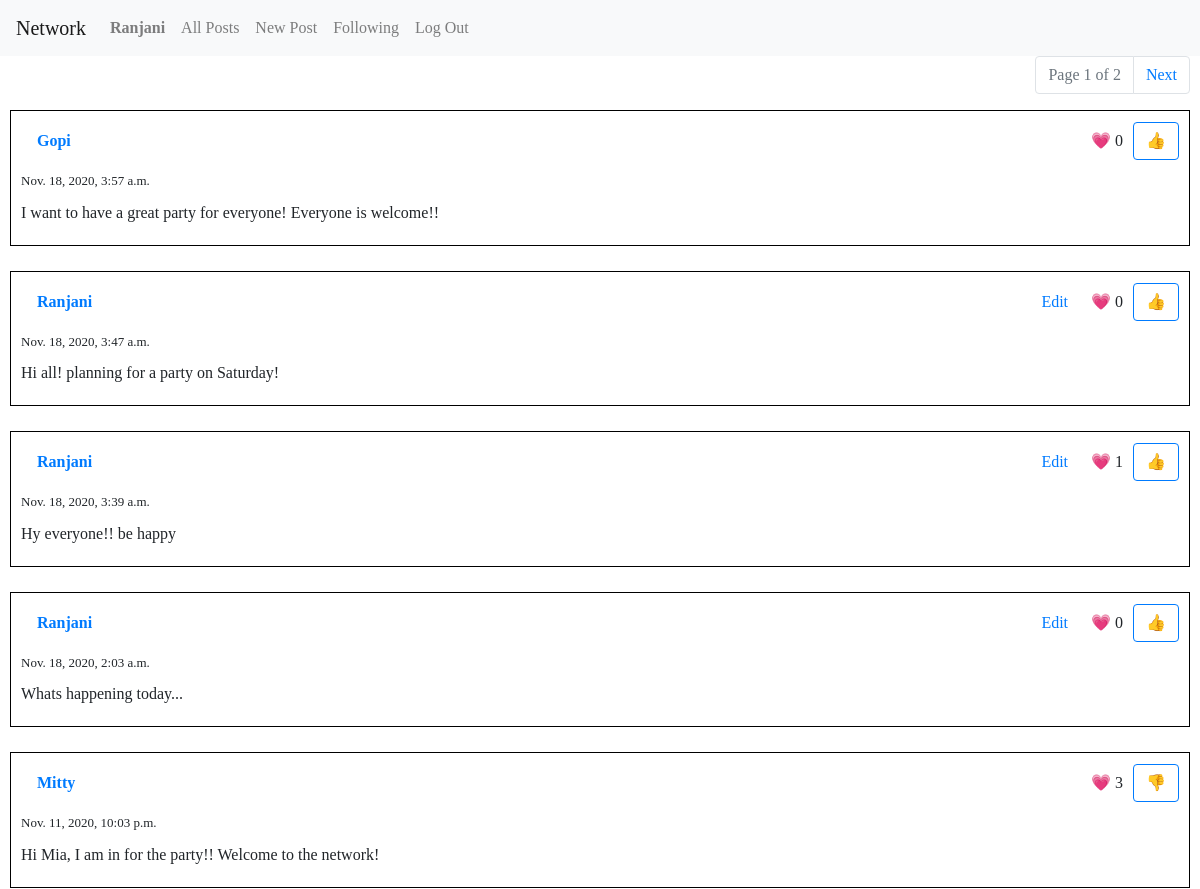
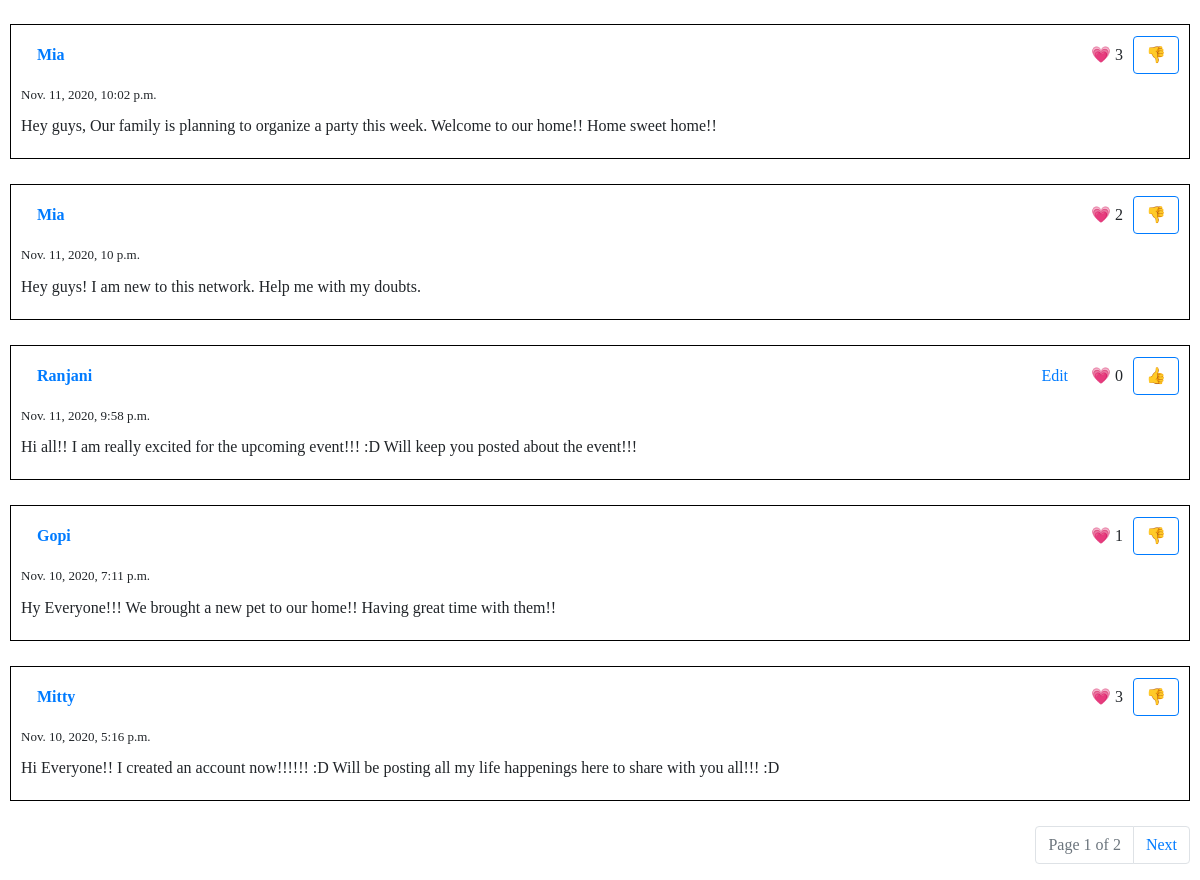
/ (signed in), run on the app's committed database (2 pictures, top to bottom).
### network/models.py (models this page shows, shortened)
class User(AbstractUser):
    pass

class Posts(models.Model):
    creator = models.ForeignKey(User,on_delete=models.SET_NULL, null=True, blank=True, related_name="posts")
    content = models.TextField(max_length=500)
    created = models.DateTimeField(default=timezone.now)

### network/views.py (the view)
# urls.py: path("", views.index, name="index"),
def index(request):
    posts = Posts.objects.all().order_by(POSTS_ORDER)
    return render(request, "network/index.html", {
        "all_posts": get_posts_in_page(request, posts)
    })

### network/templatetags/network_filters.py (called while the page is built)
@register.filter
def user_likes(likes, user):
    return any(like.liker == user for like in likes.all())

### network/views.py (called while the page is built)
def get_posts_in_page(request, posts):
    paginator = Paginator(posts, 10)
    page = request.GET.get('page')
    return paginator.get_page(page)

### network/templates/network/index.html
{% extends "network/layout.html" %}
{% block body %}
{% include "network/all_posts.html" %}
{% endblock %}

### network/templates/network/layout.html (shortened to what this page needs)
{% load static %}
<!DOCTYPE html>
<html lang="en">
    <head>
        <link rel="stylesheet" href="https://cdn.jsdelivr.net/npm/bootstrap@4.5.3/dist/css/bootstrap.min.css">
        <link href="{% static 'network/styles.css' %}" rel="stylesheet">
    </head>
    <body>
        <nav class="navbar navbar-expand-lg navbar-light bg-light">
            <a class="navbar-brand" href="/">Network</a>
            <div>
              <ul class="navbar-nav mr-auto">
                {% if user.is_authenticated %}
                    <li class="nav-item">
                        <a class="nav-link" href="{% url 'profile' user.id %}"><strong>{{ user.username }}</strong></a>
                    </li>
                {% endif %}
                <li class="nav-item">
                  <a class="nav-link" href="{% url 'index'  %}">All Posts</a>
                </li>
                {% if user.is_authenticated %}
                    <li class="nav-item">
                        <a class="nav-link" href="{% url 'new' %}">New Post</a>
                    </li>
                    <li class="nav-item">
                        <a class="nav-link" href="{% url 'following' %}">Following</a>
                    </li>
                    <li class="nav-item">
                        <a class="nav-link" href="{% url 'logout' %}">Log Out</a>
                    </li>
                {% endif %}
              </ul>
            </div>
          </nav>
        <div class="body">
            {% block body %}
            {% endblock %}
        </div>
    </body>
</html>

### network/templates/network/all_posts.html (shortened to what this page needs)
{% include "network/pagination.html" %}
{% load static %}
{% load network_filters %}
{% for post in all_posts %}
    <div class="post" id="post-{{ post.id }}">
        <div class="creator">
            <a class="nav-link" href="{% url 'profile' post.creator.id %}">
                {{ post.creator }}
            </a>
        </div>
        {% if user.id is post.creator.id %}
            <button type="button" class="btn btn-link edit-button" onclick="editPost({{ post.id }})">Edit</button>
        {% endif %}
        <div class="like-count">
            &#128151; <span id="post-like-count-{{ post.id }}">{{ post.likes.count }}</span>
        </div>
        {% if user.is_authenticated %}
            {% with liked=post.likes|user_likes:user up_button="&#128077;" down_button="&#128078;" %}
                <button type="button" class="btn btn-outline-primary like-button"
                        onclick="toggleLike(this, {{ post.id }}, {{ liked|yesno:"true,false" }})"
                        data-up-button="{{ up_button }}"
                        data-down-button="{{ down_button }}"
                >
                    {% if liked %}
                        {{ down_button }}
                    {% else %}
                        {{ up_button }}
                    {% endif %}
                </button>
            {% endwith %}
        {% endif %}
        <div class="created-time">
            {{ post.created }}
        </div>
        <div class="content">
            {{ post.content }}
        </div>
    </div>
{% endfor %}
{% include "network/pagination.html" %}

### network/static/network/styles.css (style rules this page uses)
body { font-family: "Comic Sans MS", cursive; }
.body { margin: 0 10px; }
.post { border: 1px solid black; padding: 10px; margin-bottom: 25px; display: grid; grid-template-areas: "creator edit-button like-count like-button" "created-time created-time created-time created-time" "content content content content" "edit-content edit-content edit-content edit-content"; grid-template-columns: 1fr auto auto auto; grid-gap: 10px; align-items: baseline; }
.post .edit-button { grid-area: edit-button; }
.post .like-count { grid-area: like-count; }
.post .like-button { grid-area: like-button; }
.post .creator { grid-area: creator; font-weight: bold; }
.post .created-time { grid-area: created-time; font-size: small; }
.post .content { grid-area: content; }

### data on the page
User: username "Ranjani"
Posts: creator "Gopi", likes.count "0", up_button "👍", created "Nov. 18, 2020, 3:57 a.m.", content "I want to have a great party for everyone! Everyone is welcome!!"
Posts: creator "Ranjani", likes.count "0", up_button "👍", created "Nov. 18, 2020, 3:47 a.m.", content "Hi all! planning for a party on Saturday!"
Posts: creator "Ranjani", likes.count "1", up_button "👍", created "Nov. 18, 2020, 3:39 a.m.", content "Hy everyone!! be happy"
Posts: creator "Ranjani", likes.count "0", up_button "👍", created "Nov. 18, 2020, 2:03 a.m.", content "Whats happening today..."
Posts: creator "Mitty", likes.count "3", down_button "👎", created "Nov. 11, 2020, 10:03 p.m.", content "Hi Mia, I am in for the party!! Welcome to the network!"
Posts: creator "Mia", likes.count "3", down_button "👎", created "Nov. 11, 2020, 10:02 p.m.", content "Hey guys, Our family is planning to organize a party this week. Welcome to our home!! Home sweet home!!"
Posts: creator "Mia", likes.count "2", down_button "👎", created "Nov. 11, 2020, 10 p.m.", content "Hey guys! I am new to this network. Help me with my doubts."
Posts: creator "Ranjani", likes.count "0", up_button "👍", created "Nov. 11, 2020, 9:58 p.m.", content "Hi all!! I am really excited for the upcoming event!!! :D Will keep you posted about the event!!!"
Posts: creator "Gopi", likes.count "1", down_button "👎", created "Nov. 10, 2020, 7:11 p.m.", content "Hy Everyone!!! We brought a new pet to our home!! Having great time with them!!"
Posts: creator "Mitty", likes.count "3", down_button "👎", created "Nov. 10, 2020, 5:16 p.m.", content "Hi Everyone!! I created an account now!!!!!! :D Will be posting all my life happenings here to share with you all!!! :D"

### other printed values
{{ all_posts.number }} "1 1"
{{ all_posts.paginator.num_pages }} "2 2"
